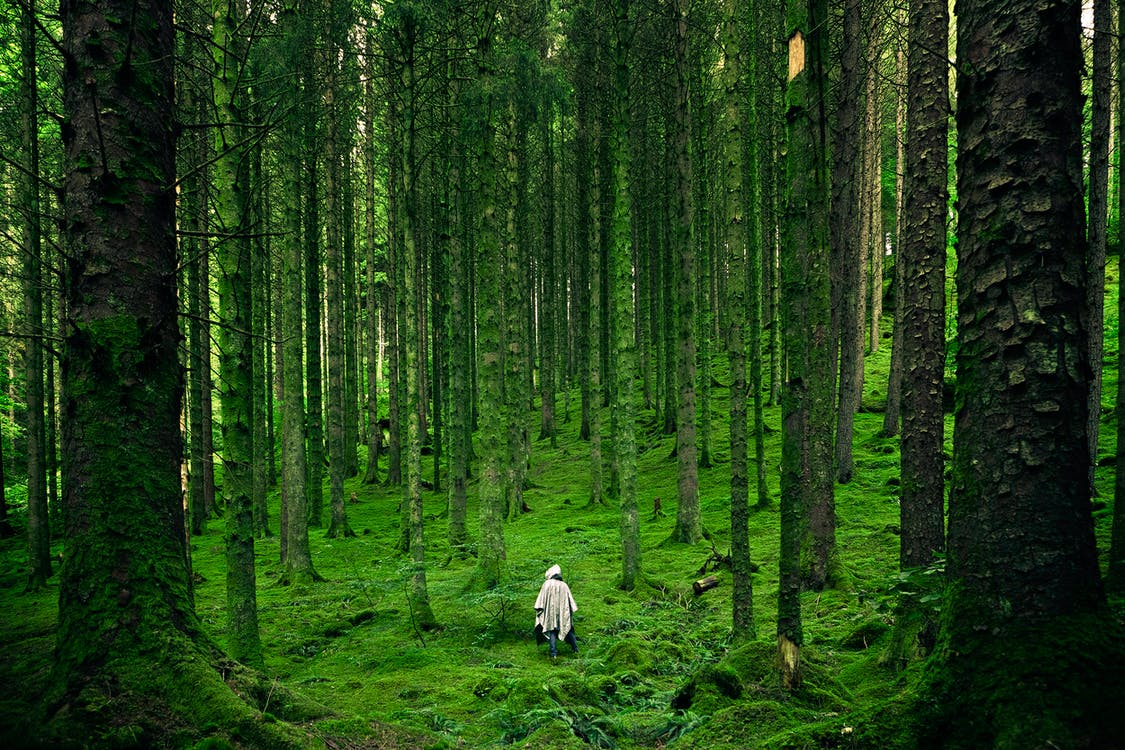
#> input picture assets/low2.jpg, 1125 x 750 px
$ jupyter execute test.ipynb
#> lines starting #> are read from the running program, lines starting #| are printed output that depends on the picture
[cell 1]
import cv2
import numpy as np

# Load the image
img = cv2.imread("./assets/low2.jpg")
#> img is the input picture: shape (750, 1125, 3); mean B, G, R 22.7, 65.9, 35.9

# Perform SVD on each color channel of the image
compressed_channels = []
for channel in cv2.split(img):
    U, S, V = np.linalg.svd(channel)
    k = 100
    compressed_channel = np.dot(U[:, :k], np.dot(np.diag(S[:k]), V[:k, :]))
    compressed_channels.append(compressed_channel)
#> this loop made 3 passes
#> pass 1, `U, S, V = np.linalg.svd(channel)`:
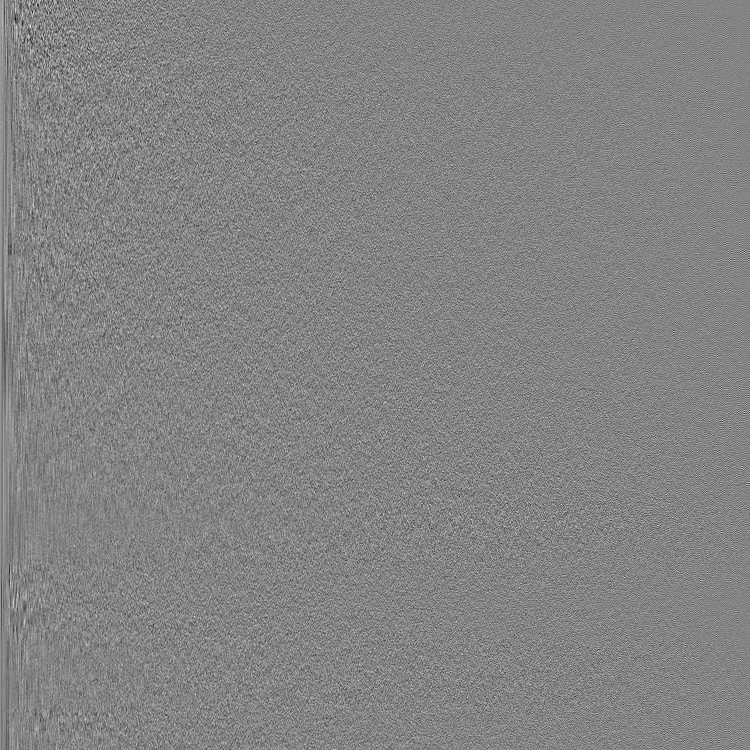
#> U: shape (750, 750) float64; min -0.261, max 0.244, mean 2.82e-05; drawn with min black and max white
#> pass 1, `U, S, V = np.linalg.svd(channel)`:
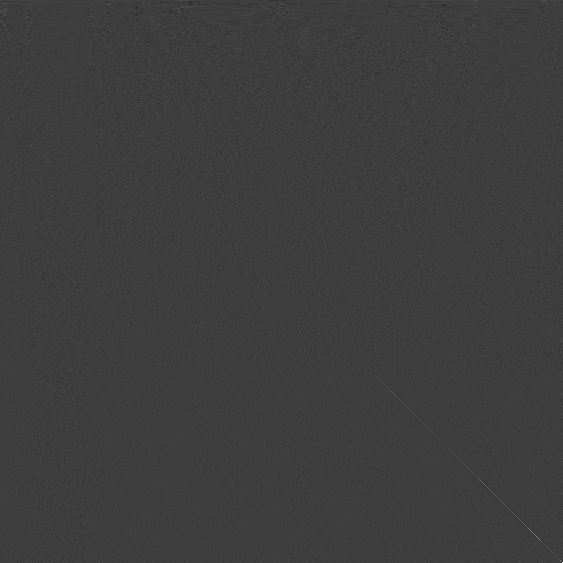
#> V: shape (1125, 1125) float64 (shown at 1/2 size); min -0.279, max 0.863, mean 3.34e-05; drawn with min black and max white
#> pass 1, `compressed_channel = np.dot(U[:, :k], np.dot(np.diag(S[:k]), V[:k, :]))`:
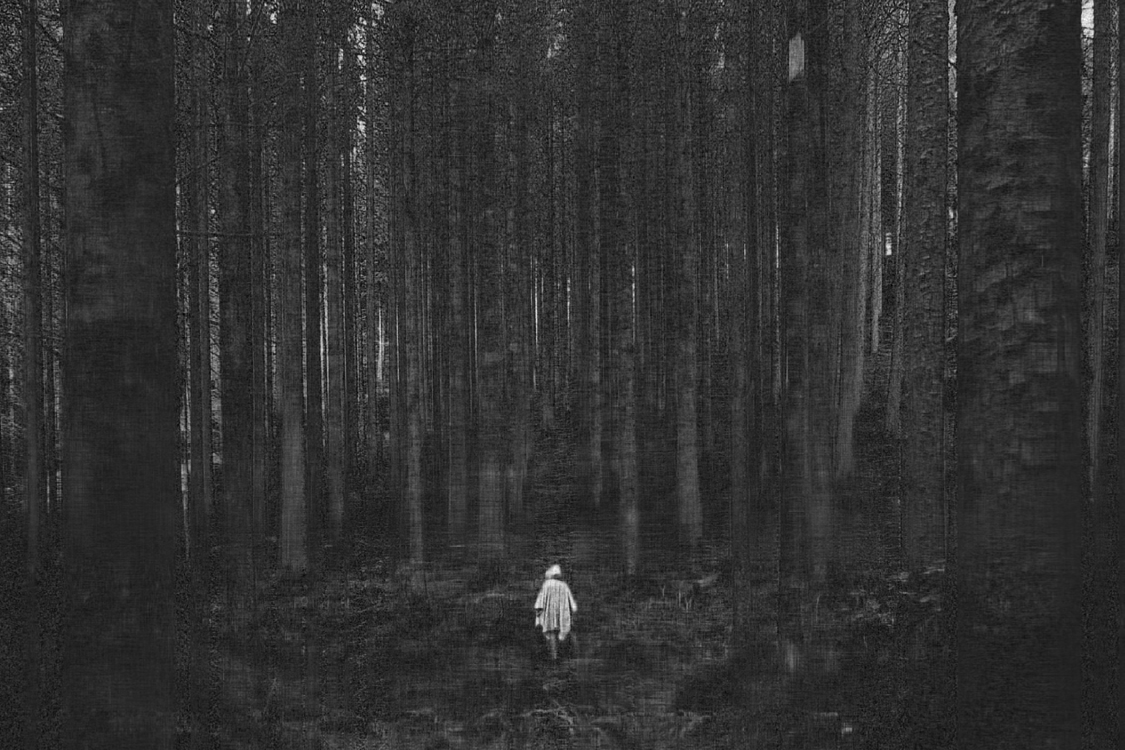
#> compressed_channel: shape (750, 1125) float64; min -42.82, max 293.5, mean 22.7; drawn with min black and max white
#> pass 2, `U, S, V = np.linalg.svd(channel)`:
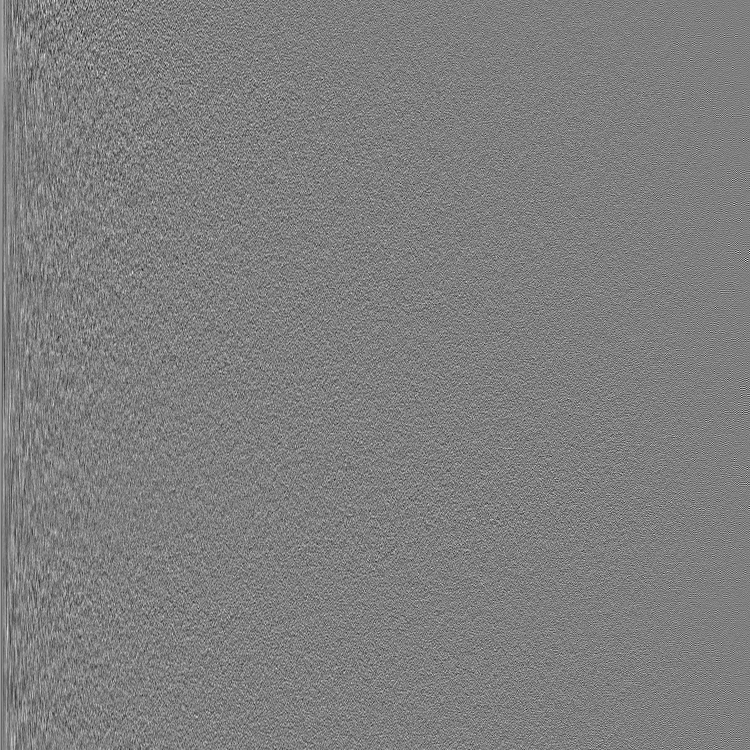
#> U: shape (750, 750) float64; min -0.216, max 0.217, mean 5.76e-05; drawn with min black and max white
#> after the loop, compressed_channels = 3 items

# Merge the compressed color channels into a single color image
compressed = cv2.merge(compressed_channels)
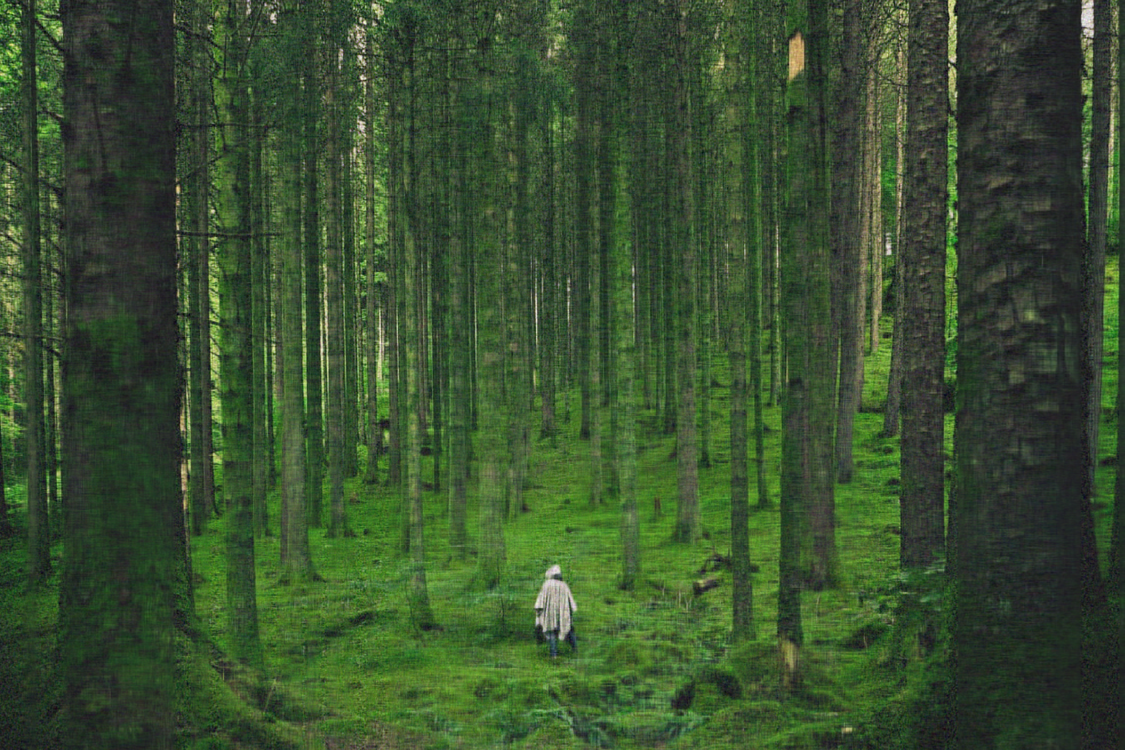
#> compressed: shape (750, 1125, 3) float64; mean of channels 0, 1, 2 22.7, 65.9, 35.9; drawn with min black and max white

# Save the compressed image
cv2.imwrite("compressed-images/compressed_image.jpg", compressed)
#> Out = True

$ run again, with assets/low.jpg copied over assets/low2.jpg
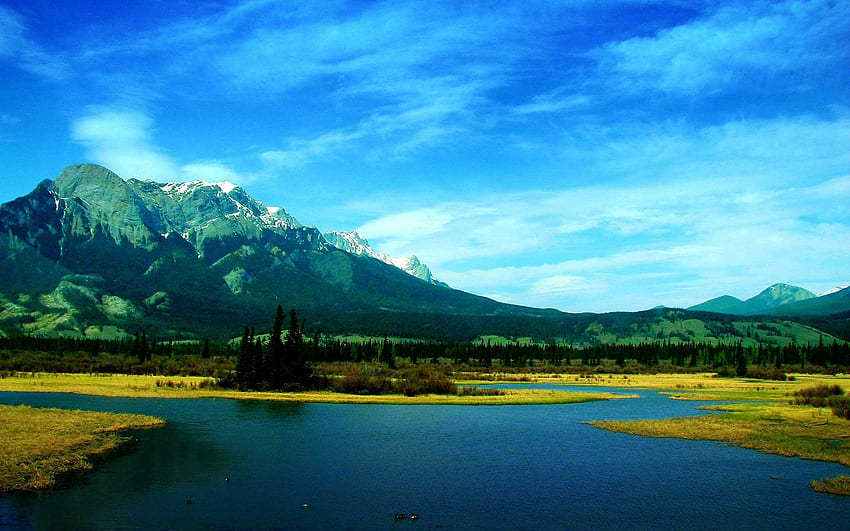
#> input picture assets/low.jpg, 850 x 531 px
#> img is the input picture: shape (531, 850, 3); mean B, G, R 152, 125.9, 53.7
#> the loop `for channel in cv2.split(img):` made 3 passes
#> pass 1, `U, S, V = np.linalg.svd(channel)`:
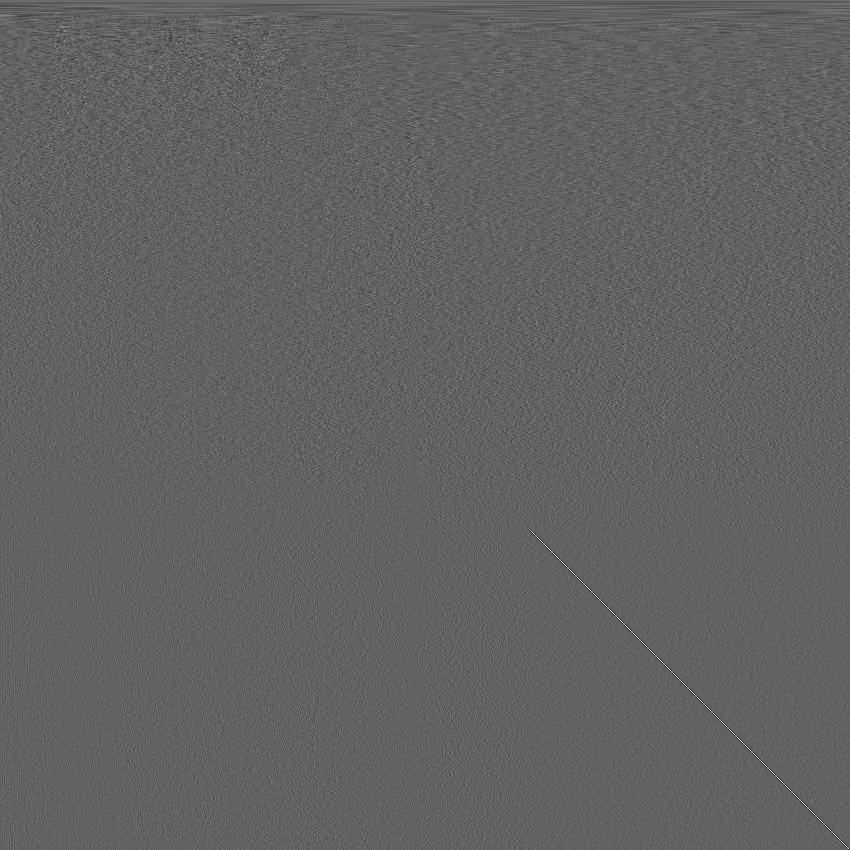
#> V: shape (850, 850) float64; min -0.372, max 0.592, mean 4.3e-05; drawn with min black and max white
#> after the loop `for channel in cv2.split(img):`: compressed_channels = 3 items
#> `compressed = cv2.merge(compressed_channels)`:
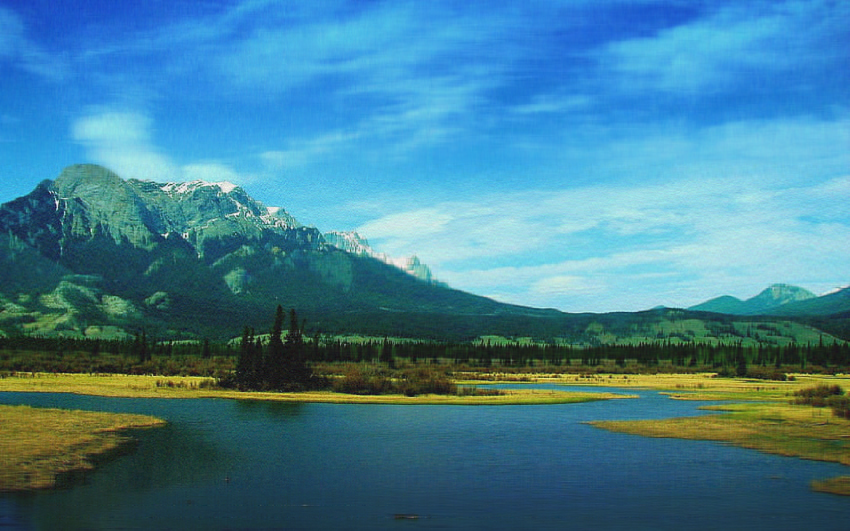
#> compressed: shape (531, 850, 3) float64; mean of channels 0, 1, 2 152, 125.9, 53.7; drawn with min black and max white
#> Out = True

$ run again, with assets/nature1.jpg copied over assets/low2.jpg
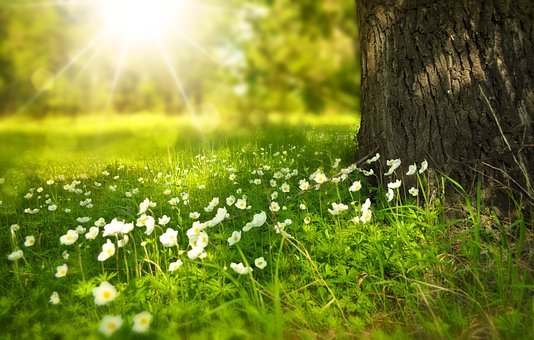
#> input picture assets/nature1.jpg, 534 x 340 px
#> img is the input picture: shape (340, 534, 3); mean B, G, R 45.4, 132.8, 122.3
#> the loop `for channel in cv2.split(img):` made 3 passes
#> pass 1, `U, S, V = np.linalg.svd(channel)`:
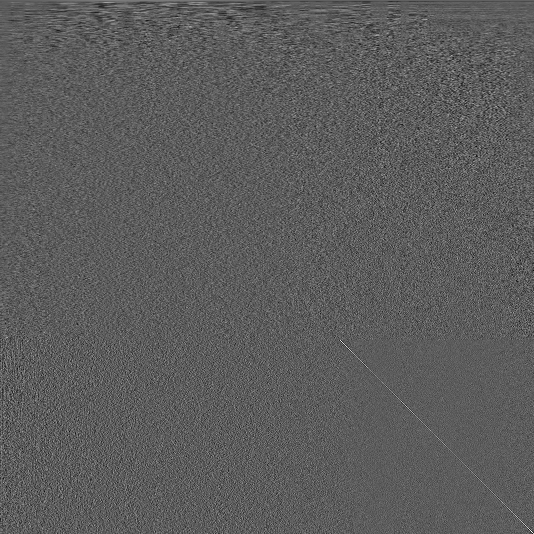
#> V: shape (534, 534) float64; min -0.243, max 0.425, mean 7.98e-06; drawn with min black and max white
#> after the loop `for channel in cv2.split(img):`: compressed_channels = 3 items
#> `compressed = cv2.merge(compressed_channels)`:
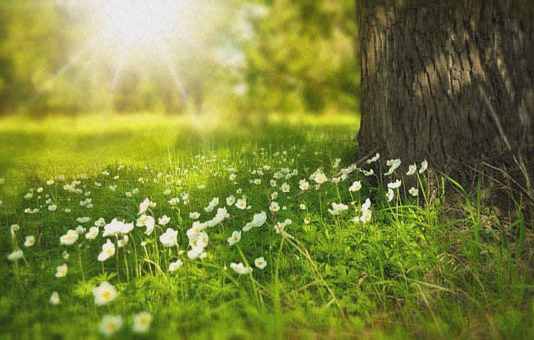
#> compressed: shape (340, 534, 3) float64; mean of channels 0, 1, 2 45.4, 132.8, 122.3; drawn with min black and max white
#> Out = True
